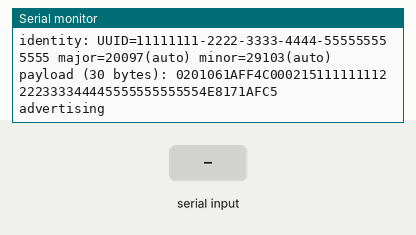
Recording of a sketch running on a simulated ESP32-C6. Parts: the last lines printed to the serial monitor. Inputs (shaded band) come from the test bench. EEPROM starts erased; nothing arrives over Bluetooth unless stated. At 6.1 s the program restarts the board; the recording ends there.

Above: at 1.5 s.
1.6 s: "show 1\n" received over Serial
At 2.6 s:
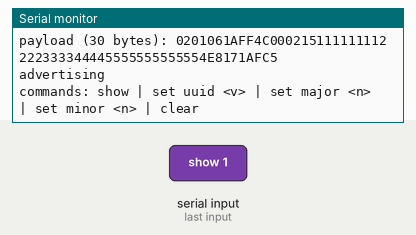
3.1 s: "show\n" received over Serial
At 4.0 s:
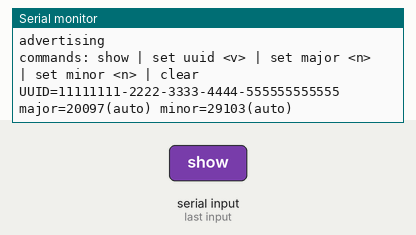
4.6 s: "set 90\n" received over Serial
At 5.5 s:
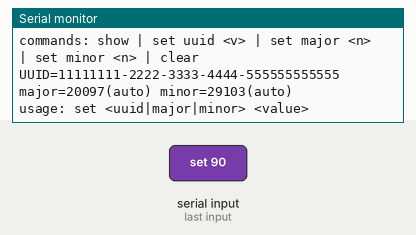

Measured:
- after the input at 1.6 s, the serial monitor: prints a new line at once (image 1)
- after the input at 3.1 s, the serial monitor: prints a new line at once (image 2)
- after the input at 4.6 s, the serial monitor: prints a new line at once (image 3)

The sketch:

roompulse_beacon.ino
```cpp
// RoomPulse room beacon — ESP32-C6 Super Mini
// =============================================
// Broadcasts a static Apple iBeacon advertisement so the RoomPulse iPhone app
// (CoreLocation region monitoring) detects the room and auto checks the user in.
// The phone can't be the permanent beacon — iOS stops advertising in the
// background — so this little board does it 24/7 instead.
//
// Identity scheme (must match the backend + app):
//   UUID  = org/building   (one value for the whole deployment)
//   Major = floor / zone
//   Minor = room
// Backend default registry (backend/internal/store/persist.go):
//   1/101 ws-nusadua  1/102 ws-petang  1/103 ws-bedugul  ... 1/110 ws-penida
//
// --- CONFIG: edit these to repurpose this board for a different room, then
// --- reflash. (Secure over-the-air / authenticated config is a later iteration.)
#define BEACON_UUID    "11111111-2222-3333-4444-555555555555"  // org/building
#define BEACON_MAJOR   1     // floor / zone
#define BEACON_MINOR   101   // room  -> 101 = ws-nusadua
#define DEVICE_NAME    "RoomPulse-101"
// Measured RSSI at 1 m, used by the phone for distance estimates. Calibrate in
// the field (read RSSI at exactly 1 m, put that value here as a signed dBm).
#define MEASURED_POWER (-59)
// iBeacon advertising interval (ms). 100 ms = Apple's reference — more adverts
// means faster, more reliable detection by the phone. Units are 0.625 ms.
#define ADV_INTERVAL_MS 100
// BLE transmit power. Lower = shorter range, so the phone only checks you in
// when you're genuinely close / inside the room instead of picking the beacon
// up from the corridor. The C6 otherwise advertises at its default (high) power.
// After changing this, re-measure MEASURED_POWER — the 1 m RSSI shifts with it.
// Scale: ESP_PWR_LVL_N12 (−12 dBm, weakest) · N9 · N6 · N3 · N0 (0) · P9 (+9, strong).
#define BEACON_TX_POWER ESP_PWR_LVL_N12
// =============================================

#include <BLEDevice.h>
#include <BLEUtils.h>
#include <BLEServer.h>
#include <Preferences.h>

static BLEAdvertising *advertising;
static Preferences prefs;
static uint16_t g_major;
static uint16_t g_minor;
static String   g_uuid;
static bool      g_majOverride = false, g_minOverride = false;

// Derive a unique, stable 16-bit value from the chip's factory MAC. Same chip ->
// same value on every boot, so the beacon's identity needs no per-unit setup and
// "persists across restart" by construction.
static uint16_t crc16_ccitt(const uint8_t *data, size_t len, uint16_t seed) {
  uint16_t crc = seed;
  for (size_t i = 0; i < len; i++) {
    crc ^= (uint16_t)data[i] << 8;
    for (int b = 0; b < 8; b++)
      crc = (crc & 0x8000) ? (uint16_t)((crc << 1) ^ 0x1021) : (uint16_t)(crc << 1);
  }
  return crc;
}

static void chipMac(uint8_t mac[6]) {
  uint64_t e = ESP.getEfuseMac();          // 48-bit factory MAC
  for (int i = 0; i < 6; i++) mac[i] = (uint8_t)((e >> (8 * i)) & 0xFF);
}

static uint16_t deriveMajor() {
  uint8_t mac[6]; chipMac(mac);
  uint16_t v = crc16_ccitt(mac, 6, 0xFFFF);
  return (v == 0xFFFF) ? 0xFFFE : v;       // avoid the wildcard value
}
static uint16_t deriveMinor() {
  uint8_t mac[6]; chipMac(mac);
  uint16_t v = crc16_ccitt(mac, 6, 0x1D0F); // distinct seed
  return (v == 0xFFFF) ? 0xFFFE : v;
}

// Parse "11111111-2222-..." into 16 raw bytes, big-endian as written (the order
// iBeacon transmits the UUID on the wire).
static void parseUuid(const char *s, uint8_t out[16]) {
  int n = 0;
  for (const char *p = s; *p && n < 16; ) {
    if (*p == '-') { p++; continue; }
    auto hex = [](char c) -> int {
      if (c >= '0' && c <= '9') return c - '0';
      if (c >= 'a' && c <= 'f') return c - 'a' + 10;
      if (c >= 'A' && c <= 'F') return c - 'A' + 10;
      return 0;
    };
    out[n++] = (hex(p[0]) << 4) | hex(p[1]);
    p += 2;
  }
}

// Build the full 30-byte advertising payload by hand so byte order is explicit
// (major/minor are big-endian per spec — no reliance on library quirks).
static String buildPayload() {
  uint8_t uuid[16];
  parseUuid(g_uuid.c_str(), uuid);

  String adv = "";
  // AD: Flags — LE General Discoverable + BR/EDR not supported
  adv += (char)0x02; adv += (char)0x01; adv += (char)0x06;
  // AD: Manufacturer Specific Data (iBeacon), 26 bytes follow
  adv += (char)0x1A; adv += (char)0xFF;
  adv += (char)0x4C; adv += (char)0x00;   // Apple company id (0x004C, little-endian)
  adv += (char)0x02; adv += (char)0x15;   // iBeacon type + remaining length (21)
  for (int i = 0; i < 16; i++) adv += (char)uuid[i];        // proximity UUID
  adv += (char)((g_major >> 8) & 0xFF); adv += (char)(g_major & 0xFF);  // major BE
  adv += (char)((g_minor >> 8) & 0xFF); adv += (char)(g_minor & 0xFF);  // minor BE
  adv += (char)((int8_t)MEASURED_POWER);   // measured power (signed)
  return adv;
}

// --- Provisioning over USB serial (installer-only; physical access is the gate).
// Persists to NVS, then reboots so the new identity takes effect cleanly.
static void applyAndRestart() {
  Serial.println("stored; rebooting to apply...");
  Serial.flush();
  ESP.restart();
}

static void processCommand(String line) {
  line.trim();
  if (line == "show") {
    Serial.printf("UUID=%s major=%u(%s) minor=%u(%s)\n",
      g_uuid.c_str(), g_major, g_majOverride ? "override" : "auto",
      g_minor, g_minOverride ? "override" : "auto");
    return;
  }
  if (line == "clear") {
    prefs.begin("rpbeacon", false); prefs.clear(); prefs.end();
    applyAndRestart(); return;
  }
  if (line.startsWith("set ")) {
    String rest = line.substring(4); rest.trim();
    int sp2 = rest.indexOf(' ');
    if (sp2 < 0) { Serial.println("usage: set <uuid|major|minor> <value>"); return; }
    String key = rest.substring(0, sp2);
    String val = rest.substring(sp2 + 1); val.trim();
    prefs.begin("rpbeacon", false);
    if (key == "uuid")       prefs.putString("uuid", val);
    else if (key == "major") prefs.putInt("major", val.toInt());
    else if (key == "minor") prefs.putInt("minor", val.toInt());
    else { prefs.end(); Serial.println("unknown key"); return; }
    prefs.end();
    applyAndRestart(); return;
  }
  Serial.println("commands: show | set uuid <v> | set major <n> | set minor <n> | clear");
}

static void pumpSerial() {
  static String line;
  while (Serial.available()) {
    char c = (char)Serial.read();
    if (c == '\n' || c == '\r') { if (line.length()) { processCommand(line); line = ""; } }
    else line += c;
  }
}

static void logHex(const String &p) {
  Serial.printf("payload (%d bytes): ", p.length());
  for (size_t i = 0; i < p.length(); i++) Serial.printf("%02X", (uint8_t)p[i]);
  Serial.println();
}

void setup() {
  Serial.begin(115200);
  delay(300);
  Serial.println();
  Serial.println("RoomPulse beacon starting");

  prefs.begin("rpbeacon", true);                 // read-only
  g_uuid = prefs.getString("uuid", BEACON_UUID);
  int mj = prefs.getInt("major", -1);
  int mn = prefs.getInt("minor", -1);
  prefs.end();
  g_majOverride = (mj >= 0); g_minOverride = (mn >= 0);
  g_major = g_majOverride ? (uint16_t)mj : deriveMajor();
  g_minor = g_minOverride ? (uint16_t)mn : deriveMinor();
  Serial.printf("identity: UUID=%s major=%u(%s) minor=%u(%s)\n",
                g_uuid.c_str(),
                g_major, g_majOverride ? "override" : "auto",
                g_minor, g_minOverride ? "override" : "auto");

  BLEDevice::init(DEVICE_NAME);
  // Dial the radio down so the detection range matches a room, not the corridor.
  BLEDevice::setPower(BEACON_TX_POWER, ESP_BLE_PWR_TYPE_ADV);

  String payload = buildPayload();
  logHex(payload);

  BLEAdvertisementData advData;
  advData.addData(payload);

  advertising = BLEDevice::getAdvertising();
  advertising->setAdvertisementData(advData);
  advertising->setScanResponse(false);                               // no scan response
  // Advert type: keep the DEFAULT connectable ADV_IND (do NOT call
  // setAdvertisementType). It's the only type that radiates RELIABLY on this C6 +
  // esp32 core 3.3.10: 0x03 (NONCONN) never transmits at all; 0x02 (SCAN_IND)
  // transmits only intermittently (missed ~1 scan in 3). We expose no GATT
  // services, so there's nothing to connect to — connectable is secure in practice.
  uint16_t intervalUnits = (uint16_t)(ADV_INTERVAL_MS / 0.625);
  advertising->setMinInterval(intervalUnits);
  advertising->setMaxInterval(intervalUnits);
  advertising->start();

  // Battery: on this C6 + esp32 core 3.3.10, BOTH lowering the CPU clock
  // (setCpuFrequencyMhz) and automatic light sleep (esp_pm light_sleep_enable)
  // SILENTLY STOP the radio — the loop still prints "advertising" but nothing
  // goes on air. So savings here come from the long advertising interval (1 s),
  // the controller's own BLE modem sleep (automatic between adverts), and Wi-Fi
  // never being initialized. Lower power than this needs a different stack/chip.
  Serial.println("advertising");
}

void loop() {
  // Self-heal: this C6's BLE advertiser halts on its own for long stretches
  // (the phone then can't lock on). Re-assert it every second so it's reliably
  // on-air. Also service serial provisioning + an occasional heartbeat.
  static uint32_t lastBeat = 0, lastAdv = 0;
  pumpSerial();
  if (millis() - lastAdv > 1000) { lastAdv = millis(); advertising->stop(); advertising->start(); }
  if (millis() - lastBeat > 10000) { lastBeat = millis(); Serial.println("alive, advertising"); }
  delay(50);
}
```
